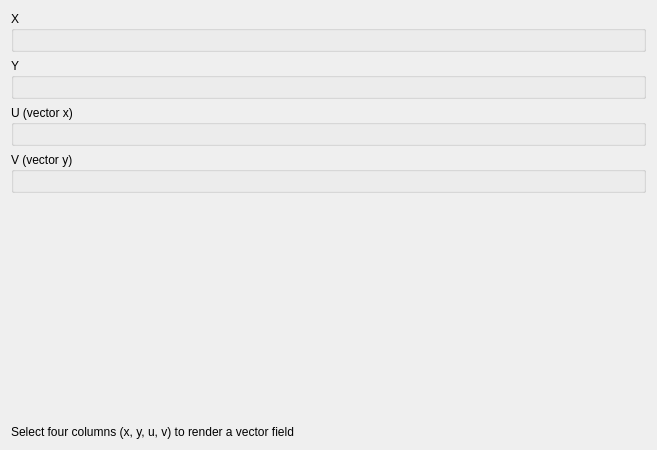
<?xml version="1.0" encoding="UTF-8"?>
<ui version="4.0">
 <class>DAChartAddVectorFieldWidget</class>
 <widget class="QWidget" name="DAChartAddVectorFieldWidget">
  <property name="geometry">
   <rect>
    <x>0</x>
    <y>0</y>
    <width>657</width>
    <height>450</height>
   </rect>
  </property>
  <property name="windowTitle">
   <string>Add Vector Field</string>
  </property>
  <layout class="QVBoxLayout" name="verticalLayout_2">
   <item>
    <widget class="QGroupBox" name="groupBoxX">
     <property name="title">
      <string>X</string>
     </property>
     <property name="flat">
      <bool>true</bool>
     </property>
     <layout class="QVBoxLayout" name="verticalLayout">
      <item>
       <widget class="DA::DAChartSeriesSelectWidget" name="selectWidgetX"/>
      </item>
     </layout>
    </widget>
   </item>
   <item>
    <widget class="QGroupBox" name="groupBoxY">
     <property name="title">
      <string>Y</string>
     </property>
     <property name="flat">
      <bool>true</bool>
     </property>
     <layout class="QVBoxLayout" name="verticalLayout_3">
      <item>
       <widget class="DA::DAChartSeriesSelectWidget" name="selectWidgetY"/>
      </item>
     </layout>
    </widget>
   </item>
   <item>
    <widget class="QGroupBox" name="groupBoxU">
     <property name="title">
      <string>U (vector x)</string>
     </property>
     <property name="flat">
      <bool>true</bool>
     </property>
     <layout class="QVBoxLayout" name="verticalLayout_4">
      <item>
       <widget class="DA::DAChartSeriesSelectWidget" name="selectWidgetU"/>
      </item>
     </layout>
    </widget>
   </item>
   <item>
    <widget class="QGroupBox" name="groupBoxV">
     <property name="title">
      <string>V (vector y)</string>
     </property>
     <property name="flat">
      <bool>true</bool>
     </property>
     <layout class="QVBoxLayout" name="verticalLayout_5">
      <item>
       <widget class="DA::DAChartSeriesSelectWidget" name="selectWidgetV"/>
      </item>
     </layout>
    </widget>
   </item>
   <item>
    <spacer name="verticalSpacer">
     <property name="orientation">
      <enum>Qt::Vertical</enum>
     </property>
     <property name="sizeHint" stdset="0">
      <size>
       <width>20</width>
       <height>40</height>
      </size>
     </property>
    </spacer>
   </item>
   <item>
    <widget class="QLabel" name="labelHint">
     <property name="text">
      <string>Select four columns (x, y, u, v) to render a vector field</string>
     </property>
    </widget>
   </item>
  </layout>
 </widget>
 <customwidgets>
  <customwidget>
   <class>DA::DAChartSeriesSelectWidget</class>
   <extends>QWidget</extends>
   <header>DAChartSeriesSelectWidget.h</header>
  </customwidget>
 </customwidgets>
 <resources/>
 <connections/>
</ui>
